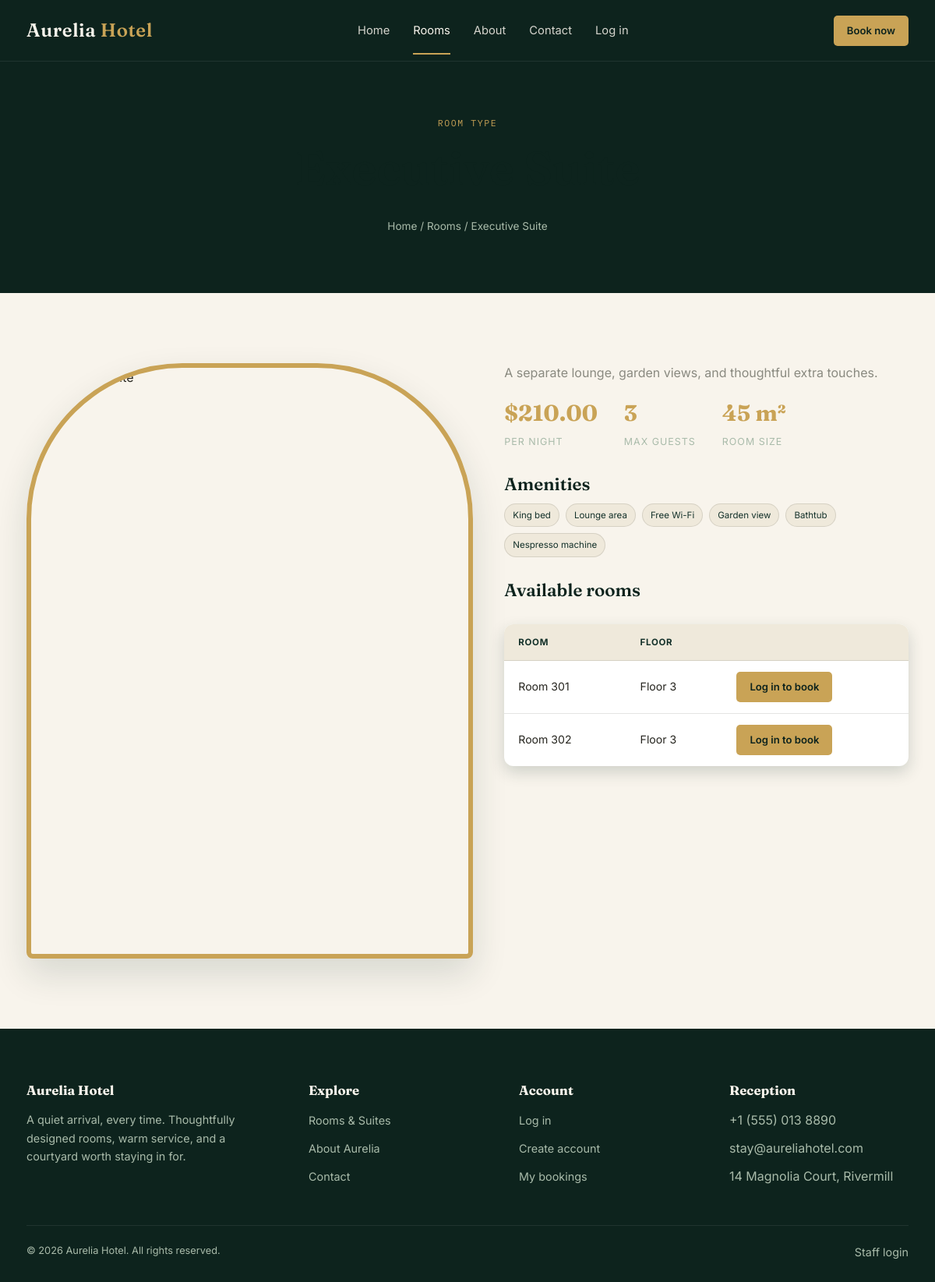
The app's page /room-details.php?type=3 with its own data.
### tables this page shows
CREATE TABLE room_types (
  id INT AUTO_INCREMENT PRIMARY KEY,
  name VARCHAR(80) NOT NULL,
  description TEXT,
  base_price DECIMAL(10,2) NOT NULL,
  capacity INT NOT NULL DEFAULT 2,
  size_sqm INT DEFAULT 25,
  amenities TEXT COMMENT 'comma separated list'
);

CREATE TABLE rooms (
  id INT AUTO_INCREMENT PRIMARY KEY,
  room_number VARCHAR(10) NOT NULL UNIQUE,
  room_type_id INT NOT NULL,
  floor INT DEFAULT 1,
  status ENUM('available','maintenance','inactive') DEFAULT 'available',
  image_url VARCHAR(255) DEFAULT NULL,
  created_at TIMESTAMP DEFAULT CURRENT_TIMESTAMP,
  FOREIGN KEY (room_type_id) REFERENCES room_types(id) ON DELETE CASCADE
);

### includes/functions.php (called while the page is built, shortened)
<?php
function h($str) {
    return htmlspecialchars($str ?? '', ENT_QUOTES, 'UTF-8');
}
function isLoggedIn() {
    return isset($_SESSION['user_id']);
}
function money($amount) {
    return CURRENCY . number_format((float)$amount, 2);
}

### room-details.php (the view, shortened to what this page needs)
<?php
require_once __DIR__ . '/config/config.php';
$typeId = (int)($_GET['type'] ?? 0);
$checkIn  = $_GET['check_in']  ?? '';
$checkOut = $_GET['check_out'] ?? '';
$stmt = $pdo->prepare("SELECT * FROM room_types WHERE id = ?");
$stmt->execute([$typeId]);
$roomType = $stmt->fetch();
$stmt = $pdo->prepare("SELECT * FROM rooms WHERE room_type_id = ? AND status='available' ORDER BY room_number");
$stmt->execute([$typeId]);
$rooms = $stmt->fetchAll();
$availableRooms = [];
foreach ($rooms as $room) {
    if ($checkIn && $checkOut) {
        if (isRoomAvailable($pdo, $room['id'], $checkIn, $checkOut)) $availableRooms[] = $room;
    } else {
        $availableRooms[] = $room;
    }
}
$amenities = array_map('trim', explode(',', $roomType['amenities']));
require_once __DIR__ . '/includes/header.php';
?>
<section class="page-hero">
  <div class="container">
    <span class="eyebrow">Room type</span>
    <h1><?= h($roomType['name']) ?></h1>
    <p class="breadcrumbs">Home / Rooms / <?= h($roomType['name']) ?></p>
  </div>
</section>
<section class="section">
  <div class="container hero-grid" style="align-items:flex-start">
    <div class="arch-frame" style="max-width:100%">
      <img src="https://images.unsplash.com/photo-1611892440504-42a792e24d32?q=80&w=900&auto=format&fit=crop" alt="<?= h($roomType['name']) ?>">
    </div>
    <div>
      <p class="lede muted"><?= h($roomType['description']) ?></p>
      <div class="hero-stats" style="margin-top:10px">
        <div><strong><?= money($roomType['base_price']) ?></strong><span>Per night</span></div>
        <div><strong><?= (int)$roomType['capacity'] ?></strong><span>Max guests</span></div>
        <div><strong><?= (int)$roomType['size_sqm'] ?> m&sup2;</strong><span>Room size</span></div>
      </div>
      <h3 class="mt-30">Amenities</h3>
      <div class="tag-row">
        <?php foreach ($amenities as $a): ?><span class="tag"><?= h($a) ?></span><?php endforeach; ?>
      </div>
      <h3 class="mt-30">Available rooms</h3>
      <?php if (empty($availableRooms)): ?>
        <p class="muted">No rooms of this type are free for the selected dates. Try adjusting your dates on the <a href="rooms.php">rooms page</a>.</p>
      <?php else: ?>
        <table class="data-table mt-30">
          <thead><tr><th>Room</th><th>Floor</th><th></th></tr></thead>
          <tbody>
          <?php foreach ($availableRooms as $room): ?>
            <tr>
              <td>Room <?= h($room['room_number']) ?></td>
              <td>Floor <?= (int)$room['floor'] ?></td>
              <td>
                <a class="btn btn-primary btn-sm" href="<?= isLoggedIn() ? 'book-room.php?room=' . $room['id'] . '&check_in=' . h($checkIn) . '&check_out=' . h($checkOut) : 'login.php' ?>">
                  <?= isLoggedIn() ? 'Book this room' : 'Log in to book' ?>
                </a>
              </td>
            </tr>
          <?php endforeach; ?>
          </tbody>
        </table>
      <?php endif; ?>
    </div>
  </div>
</section>
<?php require_once __DIR__ . '/includes/footer.php'; ?>

### assets/css/style.css (style rules this page uses)
:root { --forest: #14312A; --forest-deep: #0D231D; --ivory: #F8F4EC; --ivory-dim: #EFE9DB; --gold: #C9A356; --gold-soft: #E4CE9C; --charcoal: #26251F; --wine: #6E2E2E; --sage: #A9BBAA; --line: rgba(38,37,31,0.12); --font-display: 'Fraunces', Georgia, serif; --font-body: 'Inter', -apple-system, BlinkMacSystemFont, sans-serif; --font-mono: 'IBM Plex Mono', monospace; --radius-arch: 200px 200px 8px 8px; --shadow-soft: 0 20px 45px rgba(20,49,42,0.14); --shadow-hard: 0 8px 20px rgba(20,49,42,0.18); }
*,*::before,*::after { box-sizing:border-box; }
html { scroll-behavior:smooth; }
body { margin:0; font-family:var(--font-body); color:var(--charcoal); background:var(--ivory); line-height:1.6; -webkit-font-smoothing:antialiased; }
img { max-width:100%; display:block; }
a { color:inherit; text-decoration:none; }
h1,h2,h3,h4 { font-family:var(--font-display); color:var(--forest-deep); margin:0 0 .5em; line-height:1.15; }
h1 { font-size:clamp(2.4rem,5vw,4rem); font-weight:600; }
h3 { font-size:1.4rem; font-weight:600; }
p { margin:0 0 1em; }
.container { max-width:1180px; margin:0 auto; padding:0 24px; }
.eyebrow { font-family:var(--font-mono); text-transform:uppercase; letter-spacing:.14em; font-size:.72rem; color:var(--gold); display:inline-block; margin-bottom:14px; }
.btn { display:inline-flex; align-items:center; justify-content:center; gap:8px; padding:14px 28px; border-radius:6px; font-weight:600; font-size:.95rem; border:1px solid transparent; cursor:pointer; transition:transform .18s ease, box-shadow .18s ease, background .18s ease; }
.btn-primary { background:var(--gold); color:var(--forest-deep); }
.btn-sm { padding:8px 16px; font-size:.82rem; border-radius:5px; }
.hero-grid { display:grid; grid-template-columns:1.05fr .95fr; gap:40px; align-items:center; }
.hero-stats { display:flex; gap:34px; margin-top:36px; }
.hero-stats div strong { display:block; font-family:var(--font-display); font-size:1.8rem; color:var(--gold); }
.hero-stats div span { font-size:.78rem; text-transform:uppercase; letter-spacing:.08em; color:var(--sage); }
.arch-frame { position:relative; width:100%; max-width:460px; margin:0 auto; border-radius:var(--radius-arch); overflow:hidden; box-shadow:var(--shadow-soft); border:6px solid var(--gold); aspect-ratio:3/4; }
.arch-frame img { width:100%; height:100%; object-fit:cover; }
.section { padding:90px 0; }
.tag-row { display:flex; flex-wrap:wrap; gap:8px; margin:10px 0 16px; }
.tag { font-size:.72rem; background:var(--ivory-dim); color:var(--forest); padding:5px 10px; border-radius:20px; border:1px solid var(--line); }
.page-hero { background:var(--forest-deep); color:var(--ivory); padding:70px 0 60px; text-align:center; }
.page-hero .eyebrow { display:block; }
.breadcrumbs { color:var(--sage); font-size:.85rem; }
table.data-table { width:100%; border-collapse:collapse; background:#fff; border-radius:12px; overflow:hidden; box-shadow:var(--shadow-hard); }
table.data-table th, table.data-table td { padding:14px 18px; text-align:left; font-size:.88rem; border-bottom:1px solid var(--line); }
table.data-table th { background:var(--ivory-dim); text-transform:uppercase; font-size:.72rem; letter-spacing:.06em; color:var(--forest); }
table.data-table tr:last-child td { border-bottom:none; }
.mt-30 { margin-top:30px }
.muted { color:#8a8a80 }

### records on screen
room_types: name "Executive Suite", description "A separate lounge, garden views, and thoughtful extra touches.", base_price "$210.00", capacity "3", size_sqm "45", amenities "King bed", amenities "Lounge area", amenities "Free Wi-Fi", amenities "Garden view", amenities "Bathtub", amenities "Nespresso machine"
rooms: room_number "301", floor "3"
rooms: room_number "302", floor "3"
